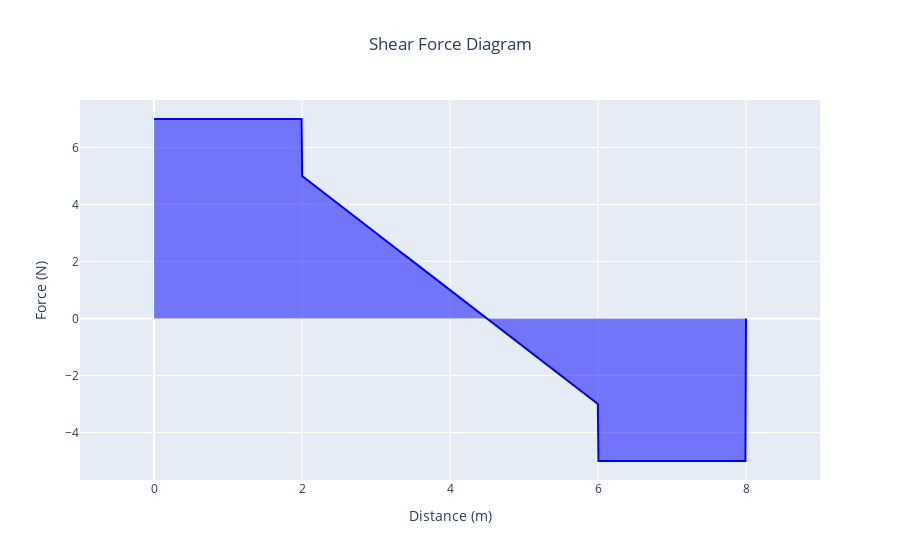
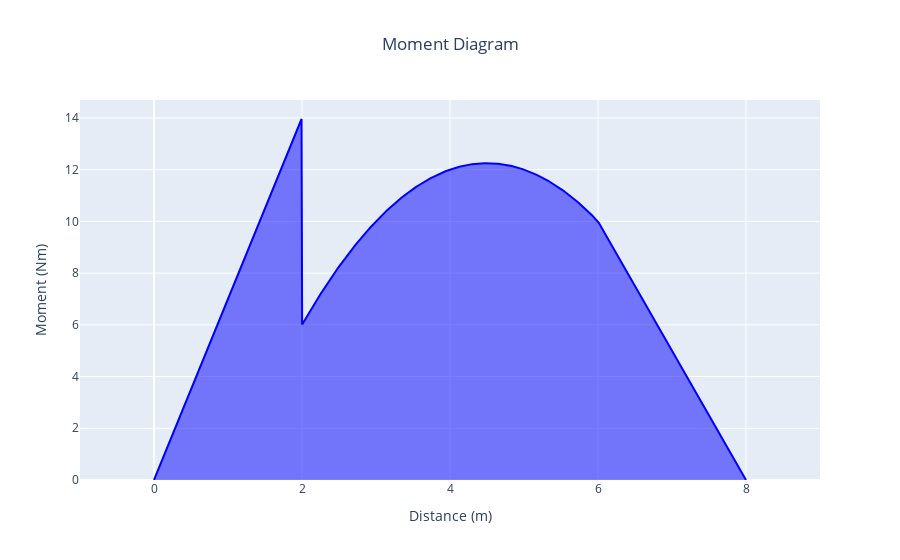

Notebook source saved alongside these figures, in order:
### Markdown cell above
Create a way for multiple point forces to be added. I add one point force, and maybe later I add another. It should show both point forces I added.

### Code cell
#Create the Beam Object
sick_beam = Beam(length = 8, height = 1)

#Adding forces onto the beam. It doesn't matter that order in which use these methods. 
sick_beam.point_force("F1",position = 2,magnitude= 2)
sick_beam.point_force("F2",position = 6,magnitude= 2)
sick_beam.uniform_load('UF1',start= 2,end = 6, distributed_load = 2)

#Adding Supports underneath the beam. The problem is limited to one fixed support
#Since adding more will make the problem statically indeterminate.
sick_beam.fixed_support('SUP1', position= 0)
sick_beam.roller_support('SUP2',position= 8)

#Add a couple onto the beam
sick_beam.moment('M2',position=2,magnitude=8)

#Once you've added the methods desired you can take a look at how the beam looks.
sick_beam.calculate_forces()
sick_beam.force_dictionary
sick_beam.moment_dictionary
sick_beam.diagrams()

### Figure 1 — Plotly figure (JSON) as saved in the notebook; plotly's stock layout.template omitted (floating-point values rounded to 4 significant figures; data arrays with more than 128 entries replaced by an {"elided": "..."} marker saying what was removed)
{"data": [{"fill": "tozeroy", "fillcolor": "light blue", "line": {"color": "blue"}, "mode": "lines", "name": "Shear Force", "type": "scatter", "x": {"elided": "1000 float values"}, "y": {"elided": "1000 float values"}}], "layout": {"title": {"text": "Shear Force Diagram", "x": 0.5}, "xaxis": {"range": [-1, 9], "title": {"text": "Distance (m)"}}, "yaxis": {"title": {"text": "Force (N)"}}}}

### Figure 2 — Plotly figure (JSON) as saved in the notebook; plotly's stock layout.template omitted (floating-point values rounded to 4 significant figures; data arrays with more than 128 entries replaced by an {"elided": "..."} marker saying what was removed)
{"data": [{"fill": "tozeroy", "fillcolor": "light blue", "line": {"color": "blue"}, "mode": "lines", "name": "Shear Force", "type": "scatter", "x": {"elided": "1000 float values"}, "y": {"elided": "1000 float values"}}], "layout": {"title": {"text": "Moment Diagram", "x": 0.5}, "xaxis": {"range": [-1, 9], "title": {"text": "Distance (m)"}}, "yaxis": {"title": {"text": "Moment (Nm)"}}}}
